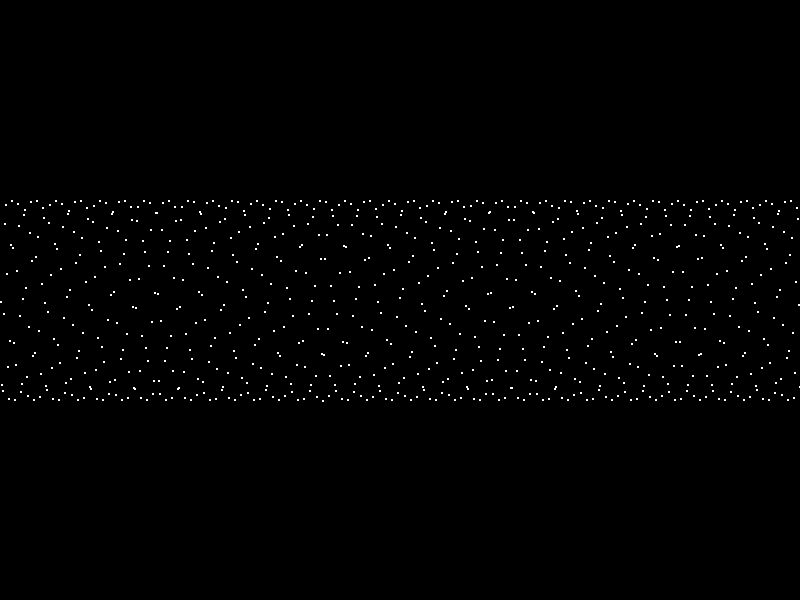
Frame 1 (no input)
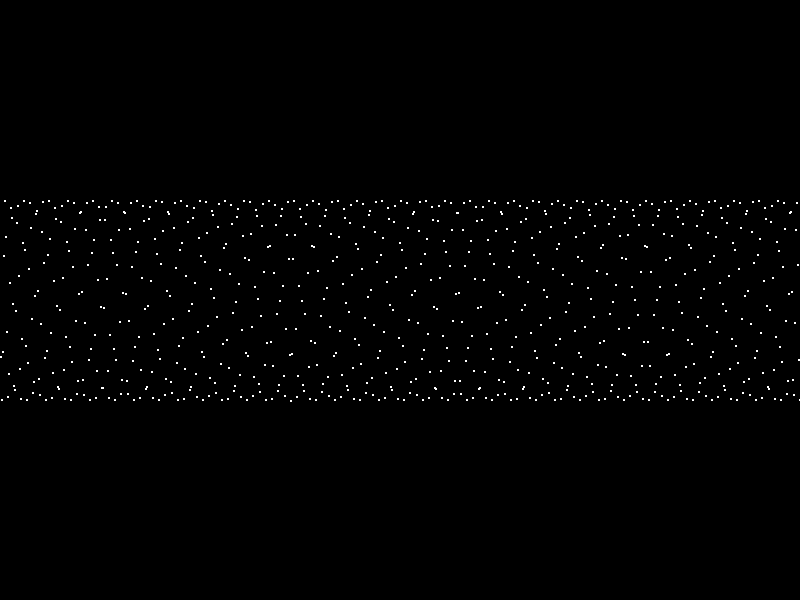
Frame 60 (the mouse pressed at the canvas centre just before this capture)
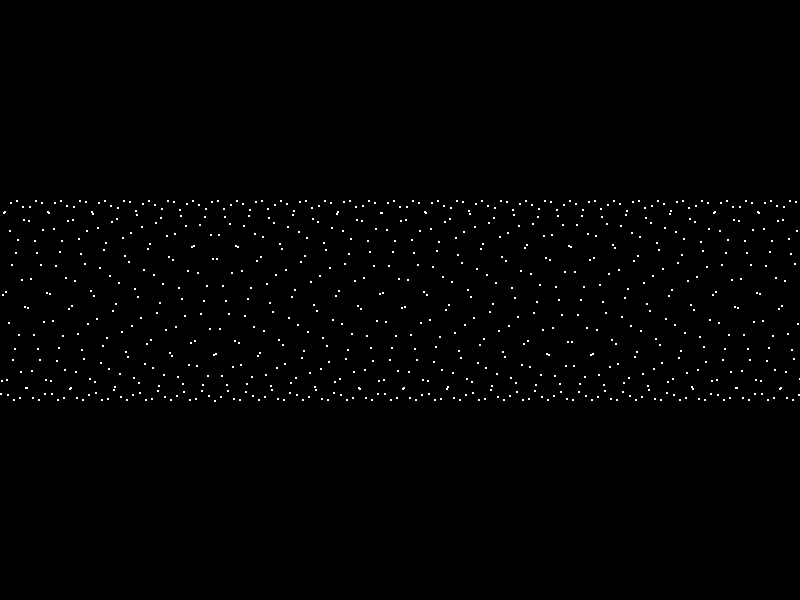
Frame 120 (the mouse held since frame 60 and released just before this capture)

The Processing sketch that drew these frames (run headless with seeded random() and noise(); from frame 60 on, the mouse is pressed at the canvas centre):

// Processing sketch: sketch_151203c
// ── sketch_151203c.pde
//tube
void setup() {
  size(800, 600);
}
void draw() {
  background(0);
  stroke(255);
  for(int x= 0; x<width; x++) {
    float y= sin(frameCount*0.01+x)*100+(height*0.5);
    rect(x, y, 1, 1);
  }
}
